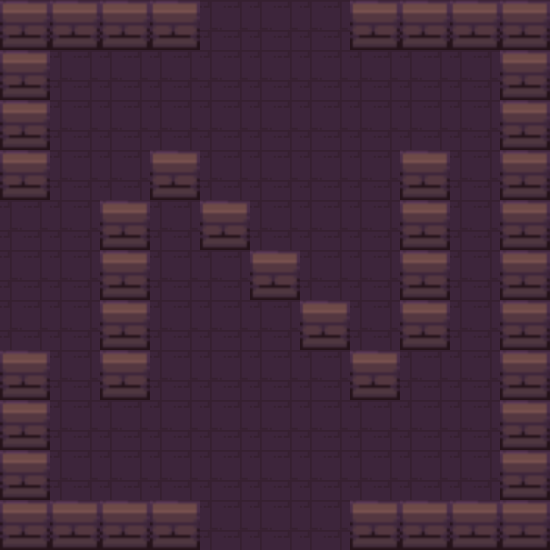

A level layout from a 2D game, rendered from its tile map. Below: a short description, then the map file with its tile-grid data intact:
An orthogonal 11x11 tile map with 50x50 px tiles, 1 tile layer (Capa de patrones 1) and 21 objects (Player, Enemy, Chest, Healing, Ending).

<map version="1.9" tiledversion="1.9.2" orientation="orthogonal" renderorder="right-down" width="11" height="11" tilewidth="50" tileheight="50" infinite="0" nextlayerid="3" nextobjectid="34">
 <tileset firstgid="1" source="dungeonTileSet1.tsx" />
 <layer id="1" name="Capa de patrones 1" width="11" height="11">
  <data encoding="csv">
1,1,1,1,2,2,2,1,1,1,1,
1,2,2,2,2,2,2,2,2,2,1,
1,2,2,2,2,2,2,2,2,2,1,
1,2,2,1,2,2,2,2,1,2,1,
2,2,1,2,1,2,2,2,1,2,1,
2,2,1,2,2,1,2,2,1,2,1,
2,2,1,2,2,2,1,2,1,2,1,
1,2,1,2,2,2,2,1,2,2,1,
1,2,2,2,2,2,2,2,2,2,1,
1,2,2,2,2,2,2,2,2,2,1,
1,1,1,1,2,2,2,1,1,1,1
</data>
 </layer>
 <objectgroup id="2" name="Capa de Objetos 1">
  <object id="6" name="Player" x="340" y="238.667" width="39" height="41" />
  <object id="8" x="100" y="400">
   <polygon points="0,0 0,-200 50,-200 50,0" />
  </object>
  <object id="9" x="150" y="150">
   <polygon points="0,0 50,0 50,50 0,50" />
  </object>
  <object id="10" x="200" y="200">
   <polygon points="0,0 50,0 50,50 0,50" />
  </object>
  <object id="11" x="250" y="250">
   <polygon points="0,0 50,0 50,50 0,50" />
  </object>
  <object id="12" x="300" y="300">
   <polygon points="0,0 50,0 50,50 0,50" />
  </object>
  <object id="13" x="350" y="350">
   <polygon points="0,0 50,0 50,50 0,50" />
  </object>
  <object id="14" x="400" y="350">
   <polygon points="0,0 0,-200 50,-200 50,0" />
  </object>
  <object id="15" x="50" y="200">
   <polygon points="0,0 -50,0 -50,-200 0,-200" />
  </object>
  <object id="16" x="50" y="0">
   <polygon points="0,0 150,0 150,50 0,50" />
  </object>
  <object id="17" x="350" y="0">
   <polygon points="0,0 200,0 200,50 0,50" />
  </object>
  <object id="19" x="500" y="550">
   <polygon points="0,0 -150,0 -150,-50 0,-50" />
  </object>
  <object id="20" x="200" y="550">
   <polygon points="0,0 0,-50 -200,-50 -200,0" />
  </object>
  <object id="21" x="50" y="500">
   <polygon points="0,0 0,-150 -50,-150 -50,0" />
  </object>
  <object id="22" name="Enemy" x="200" y="400" width="50" height="50" />
  <object id="23" name="Chest" x="123.603" y="92.2217" width="37.7853" height="36.5044" />
  <object id="24" name="Healing" x="412.756" y="89.9802" width="37.7853" height="36.5044" />
  <object id="26" name="Ending" x="154.809" y="212.855" width="39.1128" height="35.9105" />
  <object id="31" x="500" y="300">
   <polygon points="0,0 50,0 50,200 50,250 0,250" />
  </object>
  <object id="32" x="500" y="50">
   <polygon points="0,0 50,0 50,200 0,200" />
  </object>
  <object id="33" x="500" y="250">
   <polygon points="0,0 50,0 50,50 0,50" />
  </object>
 </objectgroup>
</map>
